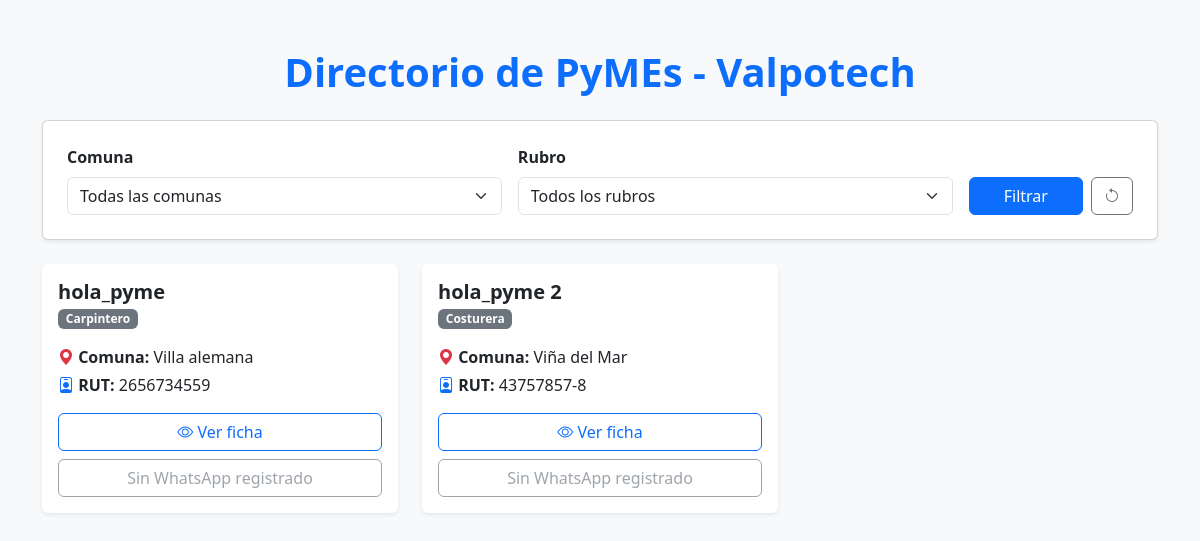
The page /pymes/ on the database its author committed.
### prisma/models.py (models this page shows, shortened)
class Pyme(models.Model):
    usuario = models.OneToOneField(User, on_delete=models.CASCADE, null=True, blank=True)
    nombre_negocio = models.CharField(max_length=150)
    rut = models.CharField(max_length=12, unique=True)
    comuna = models.CharField(max_length=100)
    rubro = models.CharField(max_length=100)
    telefono_whatsapp = models.CharField(max_length=20, blank=True, null=True)
    enlace_redes = models.URLField(blank=True, null=True)
    descripcion = models.TextField(blank=True, null=True)
    logo = models.ImageField(upload_to='logos/', blank=True, null=True)

### prisma/views.py (the view)
# urls.py: path('pymes/', views.listar_pymes, name='listar_pymes'),
def listar_pymes(request):
    pymes = Pyme.objects.all()
    comuna_seleccionada = request.GET.get('comuna', '')
    rubro_seleccionado = request.GET.get('rubro', '')
    if comuna_seleccionada:
        pymes = pymes.filter(comuna__icontains=comuna_seleccionada)
    if rubro_seleccionado:
        pymes = pymes.filter(rubro__icontains=rubro_seleccionado)
    comunas_disponibles = Pyme.objects.values_list('comuna', flat=True).distinct().order_by('comuna')
    rubros_disponibles = Pyme.objects.values_list('rubro', flat=True).distinct().order_by('rubro')
    context = {
        'pymes': pymes,
        'comunas_disponibles': comunas_disponibles,
        'rubros_disponibles': rubros_disponibles,
        'comuna_seleccionada': comuna_seleccionada,
        'rubro_seleccionado': rubro_seleccionado,
    }
    return render(request, 'prisma/listar_pymes.html', context)

### prisma/templates/prisma/listar_pymes.html (shortened to what this page needs)
<!DOCTYPE html>
<html lang="es">
<head>
    <link href="https://cdn.jsdelivr.net/npm/bootstrap@5.3.0/dist/css/bootstrap.min.css" rel="stylesheet">
    <link rel="stylesheet" href="https://cdn.jsdelivr.net/npm/bootstrap-icons@1.10.5/font/bootstrap-icons.css">
</head>
<body class="bg-light">
    <div class="container py-5">
        <h1 class="mb-4 text-center fw-bold text-primary">Directorio de PyMEs - Valpotech</h1>
        <div class="card shadow-sm mb-4 p-4 bg-white rounded">
            <form method="GET" action="" class="row g-3">
                <div class="col-md-5">
                    <label for="comuna" class="form-label fw-semibold">Comuna</label>
                    <select name="comuna" id="comuna" class="form-select">
                        <option value="">Todas las comunas</option>
                    </select>
                </div>
                <div class="col-md-5">
                    <label for="rubro" class="form-label fw-semibold">Rubro</label>
                    <select name="rubro" id="rubro" class="form-select">
                        <option value="">Todos los rubros</option>
                    </select>
                </div>
                <div class="col-md-2 d-flex align-items-end">
                    <button type="submit" class="btn btn-primary w-100 me-2">Filtrar</button>
                    <a href="{% url 'listar_pymes' %}" class="btn btn-outline-secondary" title="Limpiar filtros">
                        <i class="bi bi-arrow-counterclockwise"></i>
                    </a>
                </div>
            </form>
        </div>
        <div class="row row-cols-1 row-cols-md-3 g-4">
            {% for pyme in pymes %}
                <div class="col">
                    <div class="card h-100 shadow-sm border-0">
                        <div class="card-body d-flex flex-column">
                            <h5 class="card-title text-dark fw-bold">{{ pyme.nombre_negocio }}</h5>
                            <h6 class="card-subtitle mb-3 text-muted">
                                <span class="badge bg-secondary">{{ pyme.rubro }}</span>
                            </h6>
                            <p class="card-text mb-1">
                                <i class="bi bi-geo-alt-fill text-danger"></i> <strong>Comuna:</strong> {{ pyme.comuna }}
                            </p>
                            <p class="card-text mb-3">
                                <i class="bi bi-person-badge text-primary"></i> <strong>RUT:</strong> {{ pyme.rut }}
                            </p>
                            <div class="mt-auto">
                                <a href="{% url 'detalle_pyme' pyme.id %}" class="btn btn-outline-primary w-100 mb-2">
                                    <i class="bi bi-eye"></i> Ver ficha
                                </a>
                                {% if pyme.telefono_whatsapp %}
                                    <a href="https://wa.me/{{ pyme.telefono_whatsapp }}" target="_blank" class="btn btn-success w-100">
                                        <i class="bi bi-whatsapp"></i> Contactar por WhatsApp
                                    </a>
                                {% else %}
                                    <button class="btn btn-outline-secondary w-100" disabled>Sin WhatsApp registrado</button>
                                {% endif %}
                            </div>
                        </div>
                    </div>
                </div>
            {% empty %}
                <div class="col-12">
                    <div class="alert alert-warning text-center py-4" role="alert">
                        No se encontraron PyMEs que coincidan con los filtros seleccionados.
                    </div>
                </div>
            {% endfor %}
        </div>
    </div>
</body>
</html>

### rows shown on the page
Pyme: nombre_negocio "hola_pyme", rubro "Carpintero", comuna "Villa alemana", rut "2656734559", shows "Sin WhatsApp registrado"
Pyme: nombre_negocio "hola_pyme 2", rubro "Costurera", comuna "Viña del Mar", rut "43757857-8", shows "Sin WhatsApp registrado"
